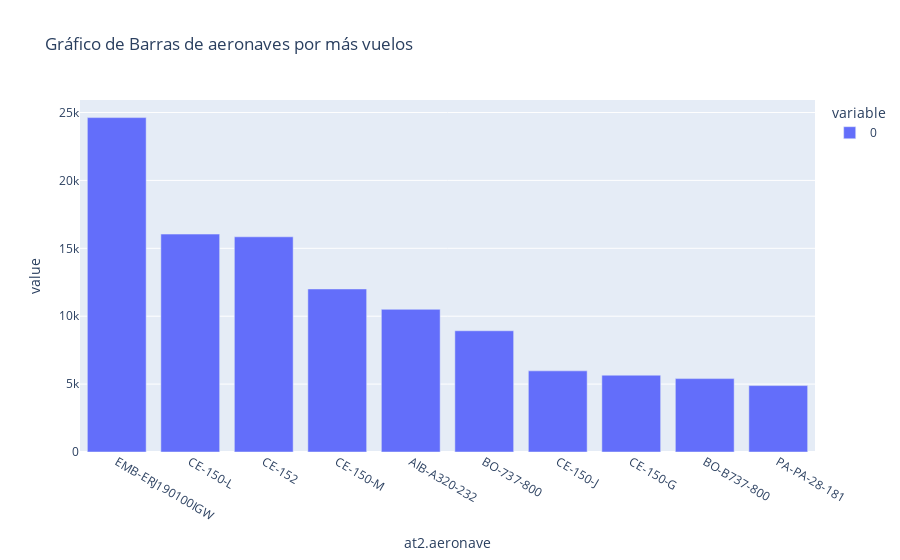

The notebook cell saved with this chart:
### Code cell
fig = px.bar(AgrupaAerodos,  title='Gráfico de Barras de aeronaves por más vuelos')
fig.show()

### Figure 1 — Plotly figure (JSON) as saved in the notebook; plotly's stock layout.template omitted (floating-point values rounded to 4 significant figures)
{"data": [{"alignmentgroup": "True", "hovertemplate": "variable=0<br>at2.aeronave=%{x}<br>value=%{y}<extra></extra>", "legendgroup": "0", "marker": {"color": "#636efa", "pattern": {"shape": ""}}, "name": "0", "offsetgroup": "0", "orientation": "v", "showlegend": true, "textposition": "auto", "type": "bar", "x": ["EMB-ERJ190100IGW", "CE-150-L", "CE-152", "CE-150-M", "AIB-A320-232", "BO-737-800", "CE-150-J", "CE-150-G", "BO-B737-800", "PA-PA-28-181"], "xaxis": "x", "y": [24624, 16047, 15846, 12004, 10505, 8927, 5974, 5655, 5404, 4890], "yaxis": "y"}], "layout": {"autosize": true, "barmode": "relative", "legend": {"title": {"text": "variable"}, "tracegroupgap": 0}, "title": {"text": "Gráfico de Barras de aeronaves por más vuelos"}, "xaxis": {"anchor": "y", "autorange": true, "domain": [0, 1], "range": [-0.5, 9.5], "title": {"text": "at2.aeronave"}, "type": "category"}, "yaxis": {"anchor": "x", "autorange": true, "domain": [0, 1], "range": [0, 25920], "title": {"text": "value"}, "type": "linear"}}}
